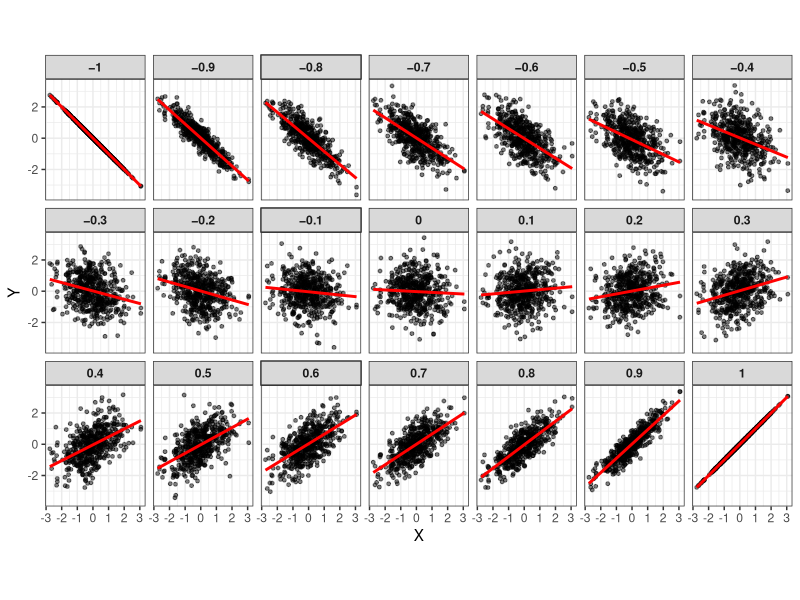
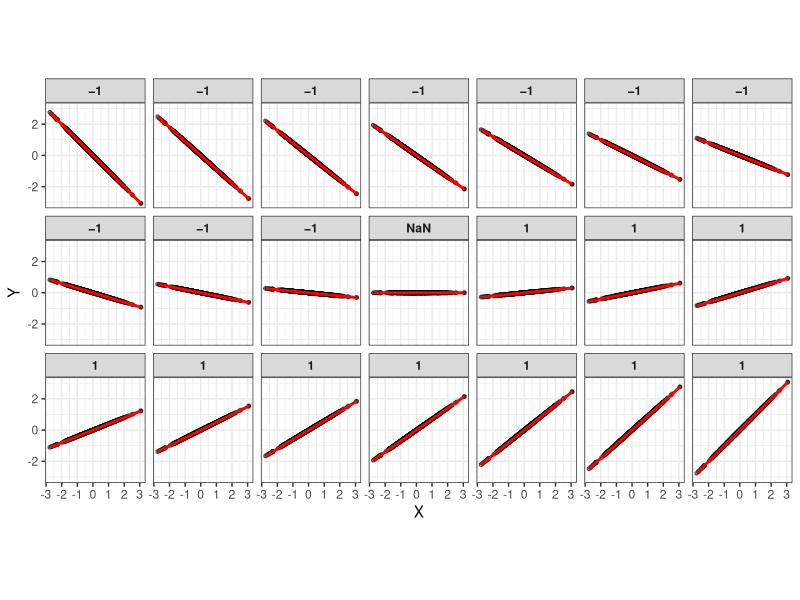
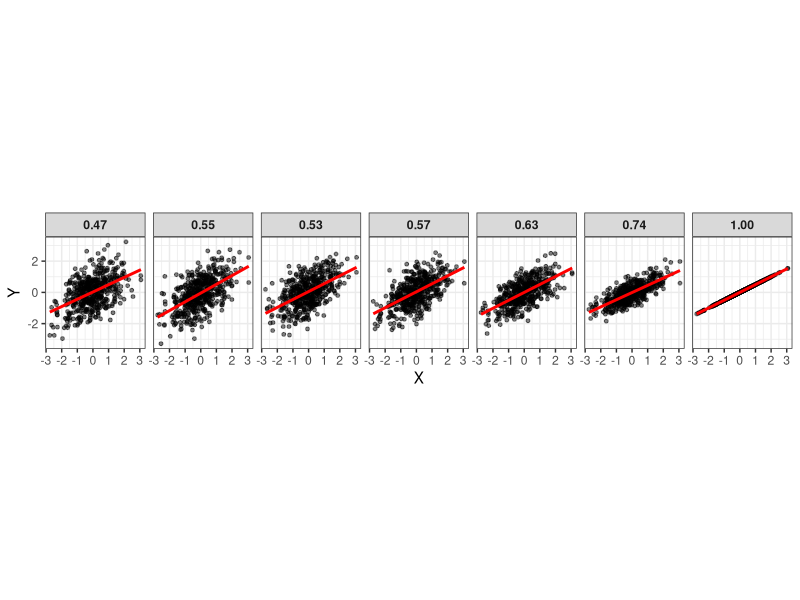
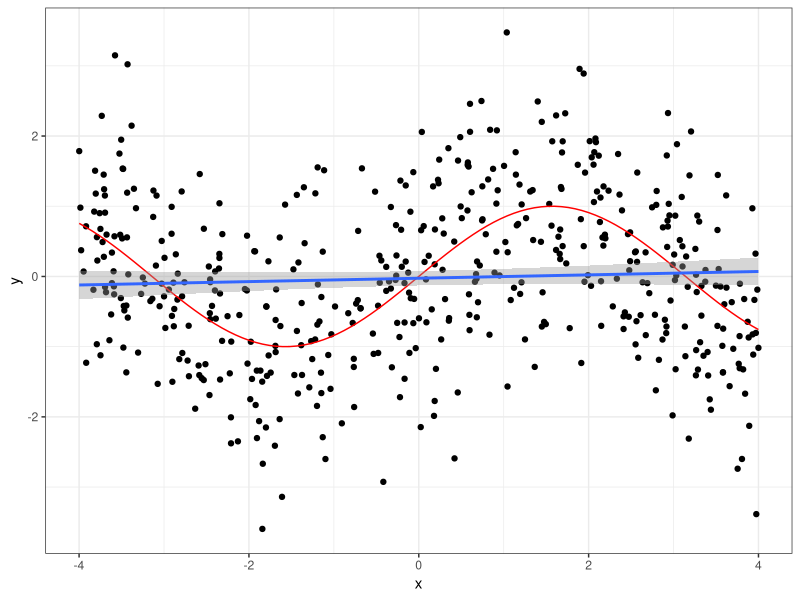
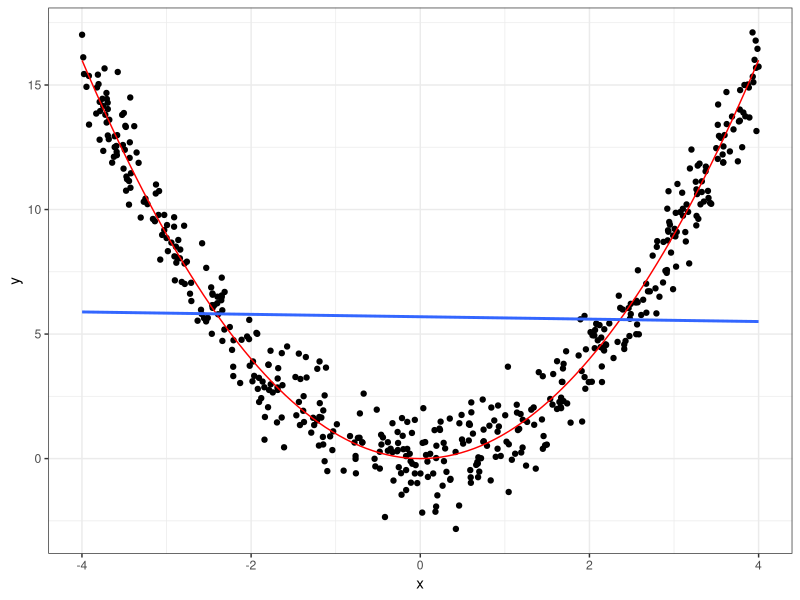

Recreate these plots in R, in order.
library(tidyverse)
theme_set(theme_bw())

# n <- 1000
# set.seed(616)
# tibble(
#   x = rnorm(n),
#   y = rnorm(n),
#   cor_0 = y,
#   cor_m1 = -x,
#   cor_m09 = -.9 * sd(y) / sd(x) * x + y,
#   cor_m08 = -.8 * sd(y) / sd(x)  * x + y,
#   cor_m07 = -.7 * sd(y) / sd(x) * x + y,
#   cor_m06 = -.6 * sd(y) / sd(x) * x + y,
#   cor_m05 = -.5 * sd(y) / sd(x) * x + y,
#   cor_m04 = -.4 * sd(y) / sd(x) * x + y,
#   cor_m03 = -.3 * sd(y) / sd(x) * x + y,
#   cor_m02 = -.2 * sd(y) / sd(x) * x + y,
#   cor_m01 = -.1 * sd(y) / sd(x) * x + y,
#   cor_p01 = .1 * sd(y) / sd(x) * x + y,
#   cor_p02 = .2 * sd(y) / sd(x) * x + y,
#   cor_p03 = .3 * sd(y) / sd(x) * x + y,
#   cor_p04 = .4 * sd(y) / sd(x) * x + y,
#   cor_p05 = .5 * sd(y) / sd(x) * x + y,
#   cor_p06 = .6 * sd(y) / sd(x) * x + y,
#   cor_p07 = .7 * sd(y) / sd(x) * x + y,
#   cor_p08 = .8 * sd(y) / sd(x) * x + y,
#   cor_p09 = .9 * sd(y) / sd(x) * x + y,
#   cor_p1 = x,
#   cor2_m1 = -x,
#   cor2_m09 = -.9 * x,
#   cor2_m08 = -.8 * x,
#   cor2_m07 = -.7 * x,
#   cor2_m06 = -.6 * x,
#   cor2_m05 = -.5 * x,
#   cor2_m04 = -.4 * x,
#   cor2_m03 = -.3 * x,
#   cor2_m02 = -.2 * x,
#   cor2_m01 = -.1 * x,
#   cor2_0 = 0,
#   cor2_p01 = .1 * x,
#   cor2_p02 = .2 * x,
#   cor2_p03 = .3 * x,
#   cor2_p04 = .4 * x,
#   cor2_p05 = .5 * x,
#   cor2_p06 = .6 * x,
#   cor2_p07 = .7 * x,
#   cor2_p08 = .8 * x,
#   cor2_p09 = .9 * x,
#   cor2_p1 = x,
# ) %>%
#   pivot_longer(cols = -c(x, y)) %>%
#   # summarise(cor = cor(x, value),
#   #           sd = sd(value),
#   #           .by = name) %>% View()
#   ggplot(aes(x, value)) +
#   geom_point(alpha = .5) +
#   geom_smooth(se = FALSE, method = "lm") +
#   facet_wrap(~ name, nrow = 2, scales = "fixed") +
#   coord_fixed()

# tibble(
#   x = rnorm(n),
#   y = r * x + rnorm(n, sd = sqrt(1 - r^2))
# ) %>%
#   ggplot(aes(x, y)) +
#   geom_point(size = .5) +
#   geom_smooth(method = "lm", se = FALSE, color = "gray70") +
#   geom_label(aes(label = paste0(cor(x, y))),
#              x = 0, y = 0)




set.seed(2525)
n <- 500
cors <- seq(-1, 1, by = .1)
cors_tibble <- tibble(x = rnorm(n))

for (cor in cors) {
  cors_tibble[[paste0(cor, "_1")]] <- cor * cors_tibble$x + rnorm(n, sd = sqrt(1 - cor^2))
  cors_tibble[[paste0(cor, "_2")]] <- cor * cors_tibble$x
  cors_tibble[[paste0(cor, "_3")]] <- 0.5 * cors_tibble$x + rnorm(n, sd = sqrt(1 - cor^2))
}

cors_tibble %>%
  pivot_longer(cols = -x) %>%
  filter(str_detect(name, "_1$")) %>%
  mutate(name = str_remove(name, "_1$") %>%
           str_replace("-", "−") %>%
           factor(
             levels = rep(seq(-1, 1, by = .1)) %>% str_replace("-", "−")
           )
         ) %>%
  # mutate(row = ifelse(str_detect(name, "-0\\.[9876]|-1_"), "1",
  #                     ifelse(str_detect(name, "-0\\.[54321]"), "2",
  #                            ifelse(str_detect(name, "0\\.[12345]"), "4",
  #                                   ifelse(str_detect(name, "0\\.[6789]|1_"), "5", "3"))))) %>%
  # mutate(name = factor(name,
  #                      ordered = TRUE,
  #                      levels = paste0(rep(seq(-1, 1, by = .1), times = 2),
  #                                      rep(c("_1", "_2"), each = 21)
  #                                     )
  #                      )
  #        ) %>%
  ggplot(aes(x, value)) +
  geom_point(size = 1,
             shape = 21,
             fill = "black",
             alpha = .5) +
  geom_smooth(method = "lm",
              se = FALSE,
              color = "red",
              linewidth = 1) +
  facet_wrap( ~ name, ncol = 7) +
  coord_fixed(ratio = 1) +
  labs(x = "X", y = "Y") +
    theme(strip.text = element_text(face = "bold"))



cors_tibble %>%
  pivot_longer(cols = -x) %>%
  filter(str_detect(name, "_2$")) %>%
  mutate(name = str_remove(name, "_2$") %>%
           factor(
             levels = rep(seq(-1, 1, by = .1))
           )
  ) %>%
  ggplot(aes(x, value)) +
  geom_point(size = 1,
             shape = 21,
             fill = "black",
             alpha = .5) +
  geom_smooth(method = "lm",
              se = FALSE,
              color = "red",
              linewidth = 1) +
  facet_wrap( ~ name, ncol = 7,
              labeller = labeller(
                name = c(
                  `-1` = "−1",
                  `-0.9` = "−1",
                  `-0.8` = "−1",
                  `-0.7` = "−1",
                  `-0.6` = "−1",
                  `-0.5` = "−1",
                  `-0.4` = "−1",
                  `-0.3` = "−1",
                  `-0.2` = "−1",
                  `-0.1` = "−1",
                  `0` = "NaN",
                  `0.1` = "1",
                  `0.2` = "1",
                  `0.3` = "1",
                  `0.4` = "1",
                  `0.5` = "1",
                  `0.6` = "1",
                  `0.7` = "1",
                  `0.8` = "1",
                  `0.9` = "1",
                  `1` = "1"
                )
              )) +
  coord_fixed(ratio = 1) +
  labs(x = "X", y = "Y") +
  theme(strip.text = element_text(face = "bold"))




cors_tibble %>%
  pivot_longer(cols = -x) %>%
  filter(str_detect(name, "_3$")) %>%
  mutate(name = str_remove(name, "_3$") %>%
           as.numeric() %>%
           factor(
             levels = rep(seq(-1, 1, by = .1))
           )
  ) %>%
  filter(name %in% seq(.4, 1, by = .1)) %>%
  summarise(cor = cor(x, value),
            .by = name) -> cor_same_slope
lbls <- cor_same_slope$cor
names(lbls) <- cor_same_slope$name

cors_tibble %>%
  pivot_longer(cols = -x) %>%
  filter(str_detect(name, "_3$")) %>%
  mutate(name = str_remove(name, "_3$") %>%
           as.numeric() %>%
           factor(
             levels = rep(seq(-1, 1, by = .1))
           )
  ) %>%
  filter(name %in% seq(.4, 1, by = .1)) %>%
  ggplot(aes(x, value)) +
  geom_point(size = 1,
             shape = 21,
             fill = "black",
             alpha = .5) +
  geom_smooth(method = "lm",
              se = FALSE,
              color = "red",
              linewidth = 1) +
  facet_wrap( ~ name, ncol = 7,
              labeller = labeller(
                name = c(
                  `0.4` = "0.47",
                  `0.5` = "0.55",
                  `0.6` = "0.53",
                  `0.7` = "0.57",
                  `0.8` = "0.63",
                  `0.9` = "0.74",
                  `1` = "1.00"
                  )
                )
              ) +
  coord_fixed(ratio = 1) +
  labs(x = "X", y = "Y") +
  theme(strip.text = element_text(face = "bold"))



set.seed(20)
n <- 500
# cors <- seq(-1, 1, by = .1)
tibble(
    x = runif(n = n, min = -4, max = 4),
    y = sin(x) + rnorm(n)
    ) -> cor_sine
cor.test(cor_sine$x, cor_sine$y)

cor_sine %>%
    ggplot(aes(x, y)) +
    geom_point() +
    geom_function(fun = sin,
                  color = "red") +
    geom_smooth(method = "lm")


set.seed(20)
n <- 500
# cors <- seq(-1, 1, by = .1)
tibble(
    x = runif(n = n, min = -4, max = 4),
    y = x^2 + rnorm(n)
) -> cor_quad
cor.test(cor_quad$x, cor_quad$y)

cor_quad %>%
    ggplot(aes(x, y)) +
    geom_point() +
    geom_function(fun = function(x) x^2,
                  color = "red") +
    geom_smooth(method = "lm", se = FALSE)









